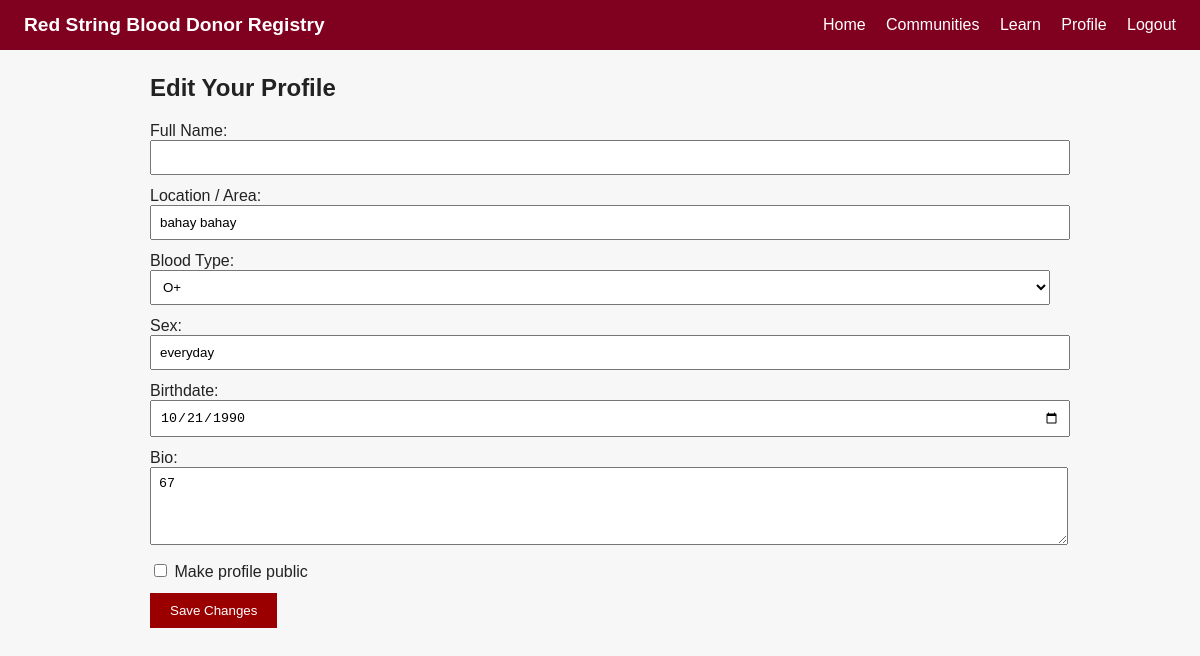
The app's page /profile/edit (signed in) with its own data.
### models.py (models this page shows)
class Profile(db.Model):
    id = db.Column(db.Integer, primary_key=True)
    user_id = db.Column(db.Integer, db.ForeignKey("user.id"), nullable=False)
    full_name = db.Column(db.String(100))
    location = db.Column(db.String(100))
    sex = db.Column(db.String(20))
    birthdate = db.Column(db.Date)
    blood_type = db.Column(db.String(10))
    bio = db.Column(db.Text)
    picture_filename = db.Column(db.String(255), default="default.jpg")
    is_public = db.Column(db.Boolean, default=True)

### app.py (the view, shortened to what this page needs)
@app.route('/profile/edit', methods=['GET', 'POST'])
@login_required
def edit_profile():
    profile = Profile.query.filter_by(user_id=current_user.id).first()
    if not profile:
        profile = Profile(user_id=current_user.id)
        db.session.add(profile)
        db.session.commit()
    return render_template('edit_profile.html', profile=profile)

### app.py (called while the page is built)
@login_manager.user_loader
def load_user(user_id):
    return User.query.get(int(user_id))

### templates/edit_profile.html (shortened to what this page needs)
{% extends "base.html" %}
{% block content %}
<h2>Edit Your Profile</h2>
<form method="POST">
    <div style="margin-bottom: 12px;">
        <label>Full Name:</label><br>
        <input type="text" name="full_name" value="{{ profile.name or '' }}" style="width: 100%; padding: 8px;">
    </div>
    <div style="margin-bottom: 12px;">
        <label>Location / Area:</label><br>
        <input type="text" name="location" value="{{ profile.location or '' }}" style="width: 100%; padding: 8px;">
    </div>
    <div style="margin-bottom: 12px;">
        <label>Blood Type:</label><br>
        <select name="blood_type" style="width: 100%; padding: 8px;">
            <option value="O+" {% if profile.blood_type == 'O+' %}selected{% endif %}>O+</option>
        </select>
    </div>
    <div style="margin-bottom: 12px;">
        <label>Sex:</label><br>
        <input type="text" name="sex" value="{{ profile.sex or '' }}" style="width: 100%; padding: 8px;">
    </div>
    <div style="margin-bottom: 12px;">
        <label>Birthdate:</label><br>
        <input type="date" name="birthdate" value="{{ profile.birthdate or '' }}" style="width: 100%; padding: 8px;">
    </div>
    <div style="margin-bottom: 12px;">
        <label>Bio:</label><br>
        <textarea name="bio" rows="4" style="width: 100%; padding: 8px;">{{ profile.bio or '' }}</textarea>
    </div>
    <div style="margin-bottom: 12px;">
        <label>
            <input type="checkbox" name="is_public" {% if profile.is_public %}checked{% endif %}> Make profile public
        </label>
    </div>
    <button type="submit" style="padding: 10px 20px; background: #9b0000; color: white; border: none; cursor: pointer;">Save Changes</button>
</form>
{% endblock %}

### static/css/style.css (style rules this page uses)
body { font-family: Arial, sans-serif; margin: 0; background: #f7f7f7; color: #222; }

### records on screen
Profile: location "bahay bahay", blood_type "O+", sex "everyday", birthdate "10/21/1990", bio "67"
